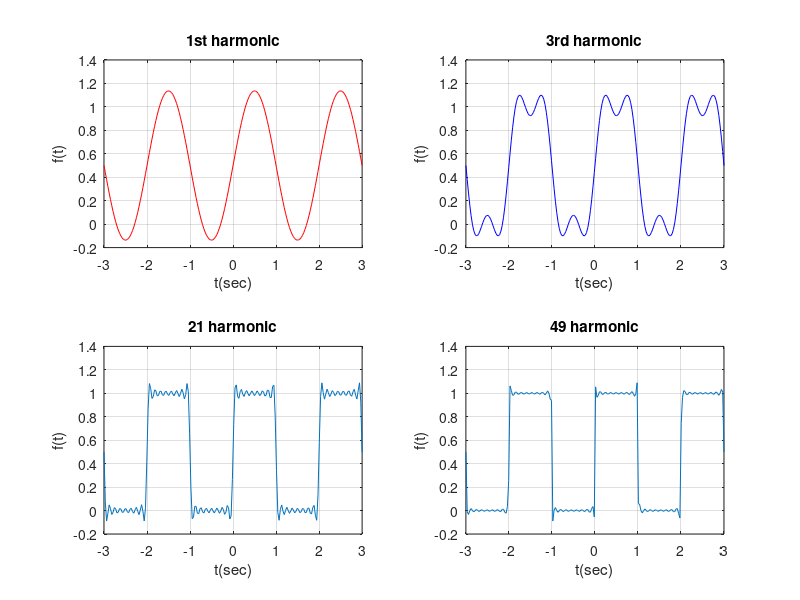

This chart was generated by the following MATLAB code:
	                            % GRAPH OF FOURIER SERIES.


%%%%%%%%%%%%%%%%%%%%%%%%%%%%%%%%%%%%%%%%%%%%%%%%%%%%%%%%%%%%%%%%%%%%%%%%%%%%%%%%%%%%%%%%%%%%%%%%
%                                                                                              %
%                                    AHMED TAWFEEK MARMOUSH                                    %                       
%                  2nd year Electrical & Power Engineering departement                         %                                 
%                                          GROUP(1)                                            %
%                                           SEC(1)                                             %
%                                                                                              %
%%%%%%%%%%%%%%%%%%%%%%%%%%%%%%%%%%%%%%%%%%%%%%%%%%%%%%%%%%%%%%%%%%%%%%%%%%%%%%%%%%%%%%%%%%%%%%%%

clear %CLEAR ALL OLD VARIABLES

clc   %CLEAR THE SCREEN

t=linspace(-3,3,200);   % setting the values of time

y=0;

for n=1:2:50
    
    y=y+((2/(n*pi))*sin(n*pi*t));    %DEFINE THE EQUATION
    
    
    if n==1
        
        y1=y+.5;
        
        subplot(2,2,1);
        
        plot(t,y1,'r') %PLOT THE IST HARMONIC IN THE CORNER 1
        
        grid on
        
        title('1st harmonic') %PUT THE TITLE OF THE GRAPH
        
        xlabel('t(sec)') %PUT THE TITLE OF X AXIS
        
        ylabel('f(t)')%PUT THE TITLE OF Y AXIS
    end
    
    if n==3
        
         y1=y+.5;
        
        subplot(2,2,2);
        
        plot(t,y1,'b')
        
        grid on
        
        title('3rd harmonic')
        
        xlabel('t(sec)')
        
        ylabel('f(t)')
    end
    
    if n==15
        
         y1=y+.5;
         
        subplot(2,2,3);
        
        plot(t,y1)
        
        grid on
        
        title('21 harmonic')
        
        xlabel('t(sec)')
        
        ylabel('f(t)')
    end
    
    if n==49
        
         y1=y+.5;
        
        subplot(2,2,4);
        
        plot(t,y1)
        
       grid on 
       
       title('49 harmonic')
       
       xlabel('t(sec)')
        
        ylabel('f(t)')
       
    end
    
end
